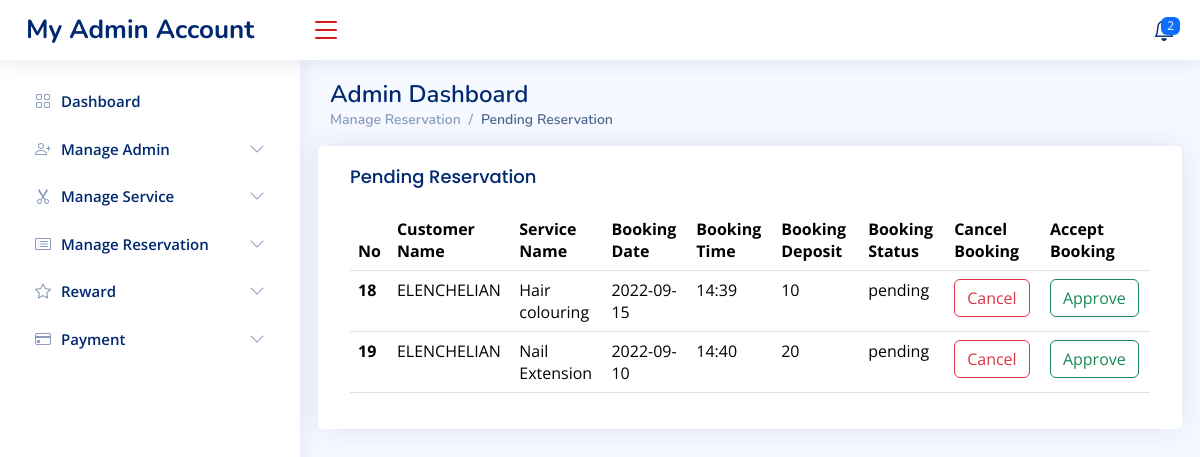
/User/Admin/pending_list.php, run on the app's committed database.
### tables this page shows
CREATE TABLE `booking` (
  `id` int(255) NOT NULL,
  `firstname` varchar(255) NOT NULL,
  `booking_email` varchar(255) NOT NULL,
  `booking_service` varchar(255) NOT NULL,
  `booking_date` varchar(255) NOT NULL,
  `booking_time` varchar(255) NOT NULL,
  `booking_phone_num` varchar(255) NOT NULL,
  `booking_bank` varchar(255) NOT NULL,
  `booking_card_num` varchar(255) NOT NULL,
  `booking_card_date` varchar(255) NOT NULL,
  `booking_card_year` varchar(255) NOT NULL,
  `booking_card_code` varchar(255) NOT NULL,
  `booking_deposit` varchar(255) NOT NULL,
  `booking_status` varchar(255) NOT NULL,
  `reason` varchar(255) NOT NULL
);

### User/Admin/pending_list.php (the view, shortened to what this page needs)
<?php
require_once 'pdo.php';
$conn = mysqli_connect("localhost", "root", "", "salon");
?>
<!DOCTYPE html>
<html lang="en">
<head>
  <link href="../assets/vendor/bootstrap/css/bootstrap.min.css" rel="stylesheet">
  <link href="../assets/vendor/bootstrap-icons/bootstrap-icons.css" rel="stylesheet">
  <link href="../assets/vendor/boxicons/css/boxicons.min.css" rel="stylesheet">
  <link href="../assets/vendor/quill/quill.snow.css" rel="stylesheet">
  <link href="../assets/vendor/quill/quill.bubble.css" rel="stylesheet">
  <link href="../assets/vendor/remixicon/remixicon.css" rel="stylesheet">
  <link href="../assets/vendor/simple-datatables/style.css" rel="stylesheet">
  <link href="../assets/css/style.css" rel="stylesheet">
</head>
<body>
  <header id="header" class="header fixed-top d-flex align-items-center">
    <div class="d-flex align-items-center justify-content-between">
      <a href="admin_dashboard.php" class="logo d-flex align-items-center">
        <span class="d-none d-lg-block">My Admin Account</span>
      </a>
      <i class="bi bi-list toggle-sidebar-btn"></i>
    </div>
    <nav class="header-nav ms-auto">
      <ul class="d-flex align-items-center">
        <nav class="header-nav ms-auto">
          <ul class="d-flex align-items-center">
            <li class="nav-item dropdown">
              <?php
              $sql = "SELECT COUNT(*)FROM booking WHERE booking_status='pending';";
              $result = mysqli_query($conn, $sql);
              if (mysqli_num_rows($result) > 0) {
                while ($row = mysqli_fetch_assoc($result)) {
              ?>
              <a class="nav-link nav-icon" href="#" data-bs-toggle="dropdown">
                <span class="badge bg-primary badge-number"><?php echo $row['COUNT(*)']; ?></span>
              </a>
              <?php
                }
              }
              ?>
            </li>
          </ul>
        </nav>
    </nav>
  </header>
  <aside id="sidebar" class="sidebar">
    <ul class="sidebar-nav" id="sidebar-nav">
      <li class="nav-item">
        <a class="nav-link collapsed" href="admin_dashboard.php">
          <i class="bi bi-grid"></i>
          <span>Dashboard</span>
        </a>
      </li>
      <li class="nav-item">
        <a class="nav-link collapsed" data-bs-target="#manage_admin" data-bs-toggle="collapse" href="#">
          <i class="bi bi-person-plus"></i><span>Manage Admin</span><i class="bi bi-chevron-down ms-auto"></i>
        </a>
      </li>
      <li class="nav-item">
        <a class="nav-link collapsed" data-bs-target="#manage_service" data-bs-toggle="collapse" href="#">
          <i class="bi bi-scissors"></i><span>Manage Service</span><i class="bi bi-chevron-down ms-auto"></i>
        </a>
      </li>
      <li class="nav-item">
        <a class="nav-link collapsed" data-bs-target="#manage_reservation" data-bs-toggle="collapse" href="#">
          <i class="bi bi-card-list"></i><span>Manage Reservation</span><i class="bi bi-chevron-down ms-auto"></i>
        </a>
      </li>
      <li class="nav-item">
        <a class="nav-link collapsed" data-bs-target="#manage_reward" data-bs-toggle="collapse" href="#">
          <i class="bi bi-star"></i><span>Reward</span><i class="bi bi-chevron-down ms-auto"></i>
        </a>
      </li>
      <li class="nav-item">
        <a class="nav-link collapsed" data-bs-target="#manage_payment" data-bs-toggle="collapse" href="#">
          <i class="bi bi-credit-card"></i><span>Payment</span><i class="bi bi-chevron-down ms-auto"></i>
        </a>
      </li>
    </ul>
  </aside>
  <main id="main" class="main">
    <div class="pagetitle">
      <h1>Admin Dashboard</h1>
      <nav>
        <ol class="breadcrumb">
          <li class="breadcrumb-item">Manage Reservation</li>
          <li class="breadcrumb-item active">Pending Reservation</li>
        </ol>
      </nav>
    </div>
    <section class="section dashboard">
      <div class="row">
        <div class="col-lg-12">
          <div class="row">
            <div class="card">
              <div class="card-body">
                <h5 class="card-title">Pending Reservation</h5>
                <table class="table table-hover">
                  <thead>
                    <tr>
                      <th scope="col">No</th>
                      <th scope="col">Customer Name</th>
                      <th scope="col">Service Name</th>
                      <th scope="col">Booking Date</th>
                      <th scope="col">Booking Time</th>
                      <th scope="col">Booking Deposit</th>
                      <th scope="col">Booking Status</th>
                      <th scope="col" align="center">Cancel Booking</th>
                      <th scope="col" align="center">Accept Booking</th>
                    </tr>
                  </thead>
                  <tbody>
                    <?php
                   $sql = "SELECT * FROM booking where booking_status='pending' ";
                   $result = mysqli_query($conn, $sql);
                   if (mysqli_num_rows($result) > 0) {
                     while ($row = mysqli_fetch_assoc($result)) {
                   ?>
                    <tr>
                      <th scope="row"><?php echo $row['id'];?></th>
                      <td><?php echo $row['firstname']; ?></td>
                      <td><?php echo $row['booking_service']; ?></td>
                      <td><?php echo $row['booking_date']; ?></td>
                      <td><?php echo $row['booking_time']; ?></td>
                      <td><?php echo $row['booking_deposit']; ?></td>
                      <td><?php echo $row['booking_status']; ?></td>
                      <td >
                        <button href="" class="btn btn-outline-danger" onclick="cancelbooking(<?php echo $row['id'];?>)">Cancel</button>
                      </td>
                      <td>
                        <button href="" class="btn btn-outline-success" onclick="acceptbooking(<?php echo $row['id'];?>)">Approve</button>
                      </td>
                    </tr>
                    <?php
                      }
                    }
                    ?>
                  </tbody>
                </table>
              </div>
            </div>
          </div>
          </div>
          </div>
    </section>
  </main>
</body>
</html>

### User/assets/css/style.css (style rules this page uses)
:root { scroll-behavior: smooth; }
body { font-family: "Open Sans", sans-serif; background: #f6f9ff; color: #444444; }
a { color: #4154f1; text-decoration: none; }
h1, h2, h3, h4, h5, h6 { font-family: "Nunito", sans-serif; }
#main { margin-top: 60px; padding: 20px 30px; transition: all 0.3s; }
.pagetitle { margin-bottom: 10px; }
.pagetitle h1 { font-size: 24px; margin-bottom: 0; font-weight: 600; color: #012970; }
.card { margin-bottom: 30px; border: none; border-radius: 5px; box-shadow: 0px 0 30px rgba(1, 41, 112, 0.1); }
.card-title { padding: 20px 0 15px 0; font-size: 18px; font-weight: 500; color: #012970; font-family: "Poppins", sans-serif; }
.card-body { padding: 0 20px 20px 20px; }
.breadcrumb { font-size: 14px; font-family: "Nunito", sans-serif; color: #899bbd; font-weight: 600; }
.breadcrumb .breadcrumb-item::before { color: #899bbd; }
.breadcrumb .active { color: #51678f; font-weight: 600; }
.logo { line-height: 1; }
@media (min-width: 1200px) { .logo { width: 280px; } }
.logo span { font-size: 26px; font-weight: 700; color: #012970; font-family: "Nunito", sans-serif; }
.header { transition: all 0.5s; z-index: 997; height: 60px; box-shadow: 0px 2px 20px rgba(1, 41, 112, 0.1); background-color: #fff; padding-left: 20px; }
.header .toggle-sidebar-btn { font-size: 32px; padding-left: 10px; cursor: pointer; color: #ce1212; }
.header-nav ul { list-style: none; }
.header-nav>ul { margin: 0; padding: 0; }
.header-nav .nav-icon { font-size: 22px; color: #012970; margin-right: 25px; position: relative; }
.header-nav .badge-number { position: absolute; inset: -2px -5px auto auto; font-weight: normal; font-size: 12px; padding: 3px 6px; }
.sidebar { position: fixed; top: 60px; left: 0; bottom: 0; width: 300px; z-index: 996; transition: all 0.3s; padding: 20px; overflow-y: auto; scrollbar-width: thin; scrollbar-color: #aab7cf transparent; box-shadow: 0px 0px 20px rgba(1, 41, 112, 0.1); background-color: #fff; }
@media (min-width: 1200px) { #main, #footer { margin-left: 300px; } }
.sidebar-nav { padding: 0; margin: 0; list-style: none; }
.sidebar-nav li { padding: 0; margin: 0; list-style: none; }
.sidebar-nav .nav-item { margin-bottom: 5px; }
.sidebar-nav .nav-link { display: flex; align-items: center; font-size: 15px; font-weight: 600; color: #4154f1; transition: 0.3; background: #f6f9ff; padding: 10px 15px; border-radius: 4px; }
.sidebar-nav .nav-link i { font-size: 16px; margin-right: 10px; color: #4154f1; }
.sidebar-nav .nav-link.collapsed { color: #012970; background: #fff; }
.sidebar-nav .nav-link.collapsed i { color: #899bbd; }
.sidebar-nav .nav-link .bi-chevron-down { margin-right: 0; transition: transform 0.2s ease-in-out; }

### data on the page
booking: id "18", firstname "ELENCHELIAN", booking_service "Hair colouring", booking_date "2022-09-15", booking_time "14:39", booking_deposit "10", booking_status "pending"
booking: id "19", firstname "ELENCHELIAN", booking_service "Nail Extension", booking_date "2022-09-10", booking_time "14:40", booking_deposit "20", booking_status "pending"

### other printed values
$row['COUNT(*)'] "2"
